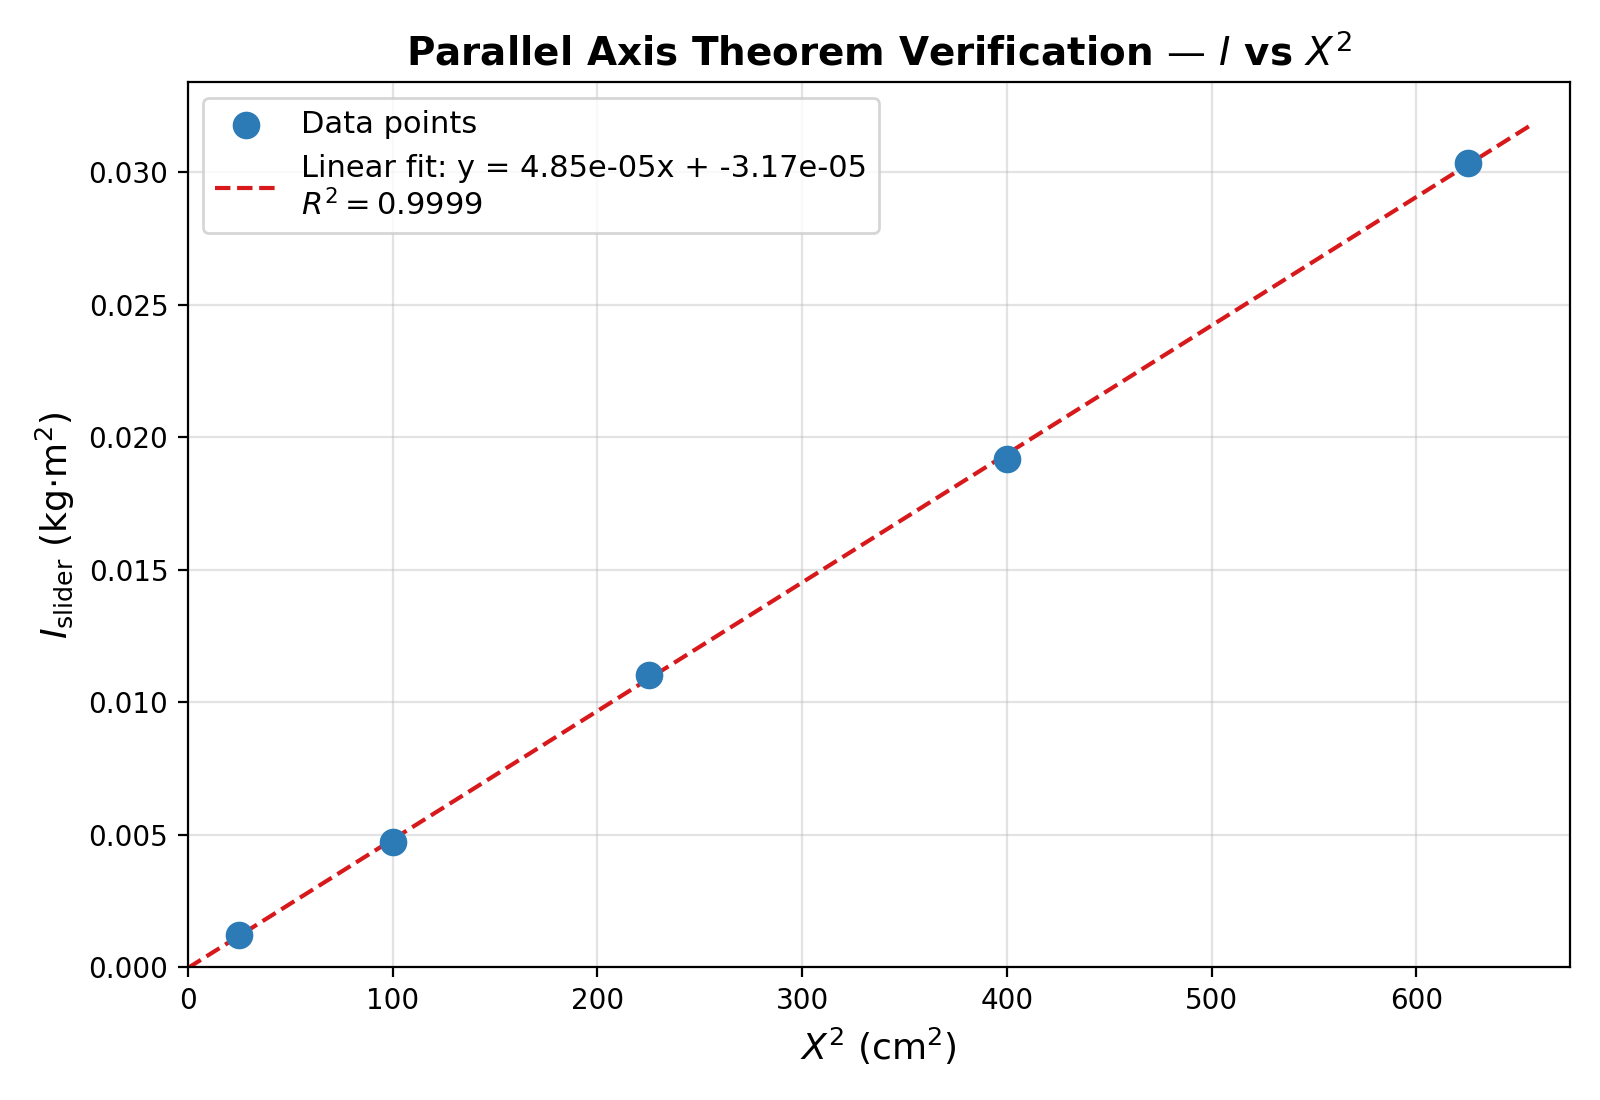

Here is the Python script that generated this plot:
"""Parallel axis theorem verification — data processing and plotting."""

import math
import matplotlib

matplotlib.use("Agg")
import matplotlib.pyplot as plt
import numpy as np

# ============================================================
# 1. Known data
# ============================================================
I0 = 4.508e-4  # cylinder moment of inertia (kg·m²)
t1_avg = 13.00375  # plastic cylinder 20-period avg time (s)
t2_avg = 18.37714  # cylinder+tube 20-period avg time (s)
t_bar_empty = 19.78  # empty bar 10-period time (s)

positions_cm = [5, 10, 15, 20, 25]
times_s = [22.47, 28.88, 37.72, 46.75, 56.82]

# ============================================================
# 2. Compute torsional constant K
# ============================================================
T1 = t1_avg / 20
T2 = t2_avg / 20
K = 4 * math.pi**2 * I0 / (T2**2 - T1**2)

print("=" * 65)
print("Parallel Axis Theorem — Data Processing Results")
print("=" * 65)
print(f"Cylinder I₀               = {I0:.4e}  kg·m²")
print(f"T₁ = {t1_avg}/20 = {T1:.6f}  s")
print(f"T₂ = {t2_avg}/20 = {T2:.6f}  s")
print(f"Torsional constant K      = {K:.4f}  N·m")

# ============================================================
# 3. Compute empty bar moment of inertia
# ============================================================
T_empty = t_bar_empty / 10
I_bar = K * T_empty**2 / (4 * math.pi**2)
print(f"\nEmpty bar T = {t_bar_empty}/10 = {T_empty:.4f}  s")
print(f"Empty bar I_bar            = {I_bar:.4e}  kg·m²")

# ============================================================
# 4. Compute data for each position
# ============================================================
print(
    f"\n{'x (cm)':>8} {'x² (cm²)':>10} {'t (s)':>8} {'T (s)':>8} "
    f"{'I_total (kg·m²)':>18} {'I_slider (kg·m²)':>18}"
)
print("-" * 80)

x2_list = []
I_slider_list = []

for x, t in zip(positions_cm, times_s):
    T = t / 10
    I_total = K * T**2 / (4 * math.pi**2)
    I_slider = I_total - I_bar
    x2 = x**2

    x2_list.append(x2)
    I_slider_list.append(I_slider)

    print(f"{x:>8} {x2:>10} {t:>8.2f} {T:>8.4f} {I_total:>16.4e} {I_slider:>16.4e}")

# ============================================================
# 5. Linear fit: I_slider = a * x² + b
# ============================================================
coeffs = np.polyfit(x2_list, I_slider_list, 1)
a, b = coeffs
print(f"\nLinear fit: I_slider = {a:.4e} * x² + {b:.4e}")
print(f"Slope a = {a:.4e}")

y_pred = np.polyval(coeffs, x2_list)
ss_res = sum((np.array(I_slider_list) - y_pred) ** 2)
ss_tot = sum((np.array(I_slider_list) - np.mean(I_slider_list)) ** 2)
r2 = 1 - ss_res / ss_tot if ss_tot != 0 else 1
print(f"R² = {r2:.6f}")

# ============================================================
# 6. Plot
# ============================================================
x2_fit = np.linspace(0, max(x2_list) * 1.05, 200)
y_fit = np.polyval(coeffs, x2_fit)

fig, ax = plt.subplots(figsize=(8, 5.5))
ax.scatter(x2_list, I_slider_list, color="#2c7bb6", s=80, zorder=5, label="Data points")
ax.plot(
    x2_fit,
    y_fit,
    color="#d7191c",
    linewidth=1.5,
    linestyle="--",
    label=f"Linear fit: y = {a:.2e}x + {b:.2e}\n$R^2 = {r2:.4f}$",
)

ax.set_xlabel("$X^2$ (cm$^2$)", fontsize=13)
ax.set_ylabel("$I_{\\mathrm{slider}}$ (kg$\\cdot$m$^2$)", fontsize=13)
ax.set_title(
    "Parallel Axis Theorem Verification — $I$ vs $X^2$", fontsize=14, fontweight="bold"
)
ax.legend(fontsize=11, loc="upper left")
ax.grid(True, alpha=0.35)
ax.set_xlim(0, max(x2_list) * 1.08)
ax.set_ylim(bottom=0)

plt.tight_layout()
output_png = "lab2-扭摆法测转动惯量/parallel_axis.png"
plt.savefig(output_png, dpi=200)
print(f"\nSaved: {output_png}")
plt.close()
